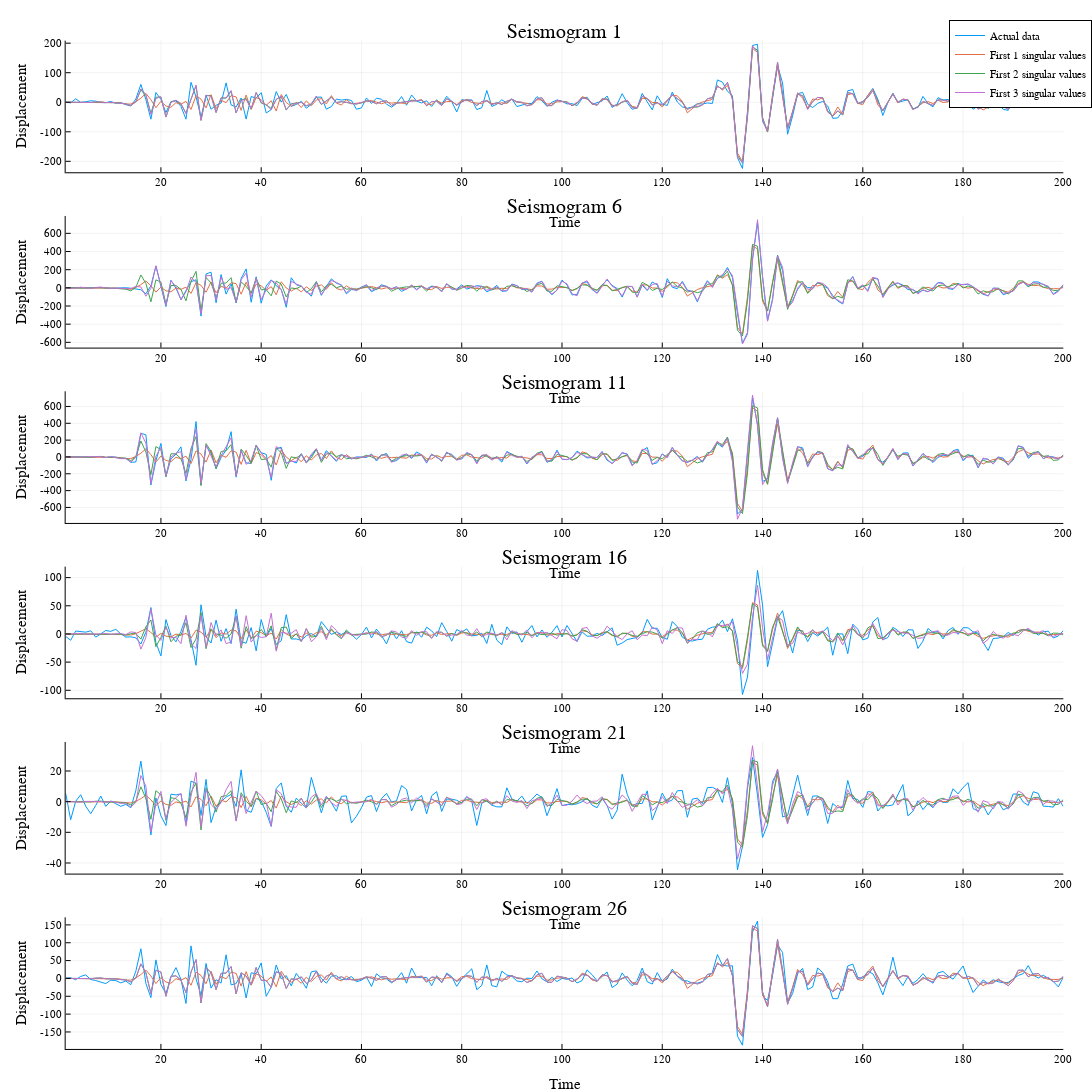

Notebook source saved alongside this figure:
### Markdown cell above
Now we'll plot various approximations together with the actual result. I've plotted them very large so that the differences in lines are more apparent.

### Code cell
# Just a custom type for storing U_p * S_p * V_p^T
struct ApproxMatrix
    mat::Matrix
    p::Int # First p singular values used to make mat
end

"""
Generate an approximation of the seismogram matrix using the first p singular values
"""
function approximateMatrix(U::Matrix, S::Vector, Vt::Matrix, p::Integer)::ApproxMatrix
    # Truncate component matrices
    Up = U[:,1:p]
    Sp = S[1:p] 
    Vtp = Vt[1:p,:]
    # Save as our custom type
    ApproxMatrix(Up*diagm(Sp)*Vtp, p)
end


"""
Plot a single seismogram (matrix row) with actual value and several p values.
"""
function plotSeismogram(row::Int, actualMatrix::Matrix, approxMatrices::Vector{ApproxMatrix})::Plots.Plot
    actual = actualMatrix[row,:]
    fig = plot(actual, title="Seismogram $row", xlabel="Time", ylabel="Displacement", label="Actual data", xticks=:native)
    for approx in approxMatrices
        plot!(approx.mat[row,:], label="First $(approx.p) singular values")
    end
    return fig
end


# Each element p in this list causes an approximation to be generated with the first p singular values
pValues = [1,2,3]

approxMatrices = approximateMatrix.(Ref(U), Ref(S), Ref(Vt), pValues) # refs mean only pValues is broadcast

plotRange = 1:5:30 # row indicies of the seismograms to display

figures = plotSeismogram.(plotRange, Ref(seismograms), Ref(approxMatrices))
for i in 2:6
    for j in 1:4
        figures[i][1][j][:label] = ""
    end
end
plt = plot(figures..., layout=(6, 1), size=(1500, 3000), margin=10mm)

#display(plt)

### Figure 1 — Plotly figure (JSON) as saved in the notebook; plotly's stock layout.template omitted (floating-point values rounded to 4 significant figures; data arrays with more than 128 entries replaced by an {"elided": "..."} marker saying what was removed)
{"data": [{"xaxis": "x1", "colorbar": {"title": ""}, "yaxis": "y1", "x": {"elided": "200 int values"}, "showlegend": true, "mode": "lines", "name": "Actual data", "zmin": null, "legendgroup": "Actual data", "zmax": null, "line": {"color": "rgba(0, 154, 250, 1.000)", "shape": "linear", "dash": "solid", "width": 1}, "y": {"elided": "200 float values"}, "type": "scatter"}, {"xaxis": "x1", "colorbar": {"title": ""}, "yaxis": "y1", "x": {"elided": "200 int values"}, "showlegend": true, "mode": "lines", "name": "First 1 singular values", "zmin": null, "legendgroup": "First 1 singular values", "zmax": null, "line": {"color": "rgba(227, 111, 71, 1.000)", "shape": "linear", "dash": "solid", "width": 1}, "y": {"elided": "200 float values"}, "type": "scatter"}, {"xaxis": "x1", "colorbar": {"title": ""}, "yaxis": "y1", "x": {"elided": "200 int values"}, "showlegend": true, "mode": "lines", "name": "First 2 singular values", "zmin": null, "legendgroup": "First 2 singular values", "zmax": null, "line": {"color": "rgba(62, 164, 78, 1.000)", "shape": "linear", "dash": "solid", "width": 1}, "y": {"elided": "200 float values"}, "type": "scatter"}, {"xaxis": "x1", "colorbar": {"title": ""}, "yaxis": "y1", "x": {"elided": "200 int values"}, "showlegend": true, "mode": "lines", "name": "First 3 singular values", "zmin": null, "legendgroup": "First 3 singular values", "zmax": null, "line": {"color": "rgba(195, 113, 210, 1.000)", "shape": "linear", "dash": "solid", "width": 1}, "y": {"elided": "200 float values"}, "type": "scatter"}, {"xaxis": "x2", "colorbar": {"title": ""}, "yaxis": "y2", "x": {"elided": "200 int values"}, "showlegend": false, "mode": "lines", "name": "", "zmin": null, "legendgroup": "", "zmax": null, "line": {"color": "rgba(0, 154, 250, 1.000)", "shape": "linear", "dash": "solid", "width": 1}, "y": {"elided": "200 float values"}, "type": "scatter"}, {"xaxis": "x2", "colorbar": {"title": ""}, "yaxis": "y2", "x": {"elided": "200 int values"}, "showlegend": false, "mode": "lines", "name": "", "zmin": null, "legendgroup": "", "zmax": null, "line": {"color": "rgba(227, 111, 71, 1.000)", "shape": "linear", "dash": "solid", "width": 1}, "y": {"elided": "200 float values"}, "type": "scatter"}, {"xaxis": "x2", "colorbar": {"title": ""}, "yaxis": "y2", "x": {"elided": "200 int values"}, "showlegend": false, "mode": "lines", "name": "", "zmin": null, "legendgroup": "", "zmax": null, "line": {"color": "rgba(62, 164, 78, 1.000)", "shape": "linear", "dash": "solid", "width": 1}, "y": {"elided": "200 float values"}, "type": "scatter"}, {"xaxis": "x2", "colorbar": {"title": ""}, "yaxis": "y2", "x": {"elided": "200 int values"}, "showlegend": false, "mode": "lines", "name": "", "zmin": null, "legendgroup": "", "zmax": null, "line": {"color": "rgba(195, 113, 210, 1.000)", "shape": "linear", "dash": "solid", "width": 1}, "y": {"elided": "200 float values"}, "type": "scatter"}, {"xaxis": "x3", "colorbar": {"title": ""}, "yaxis": "y3", "x": {"elided": "200 int values"}, "showlegend": false, "mode": "lines", "name": "", "zmin": null, "legendgroup": "", "zmax": null, "line": {"color": "rgba(0, 154, 250, 1.000)", "shape": "linear", "dash": "solid", "width": 1}, "y": {"elided": "200 float values"}, "type": "scatter"}, {"xaxis": "x3", "colorbar": {"title": ""}, "yaxis": "y3", "x": {"elided": "200 int values"}, "showlegend": false, "mode": "lines", "name": "", "zmin": null, "legendgroup": "", "zmax": null, "line": {"color": "rgba(227, 111, 71, 1.000)", "shape": "linear", "dash": "solid", "width": 1}, "y": {"elided": "200 float values"}, "type": "scatter"}, {"xaxis": "x3", "colorbar": {"title": ""}, "yaxis": "y3", "x": {"elided": "200 int values"}, "showlegend": false, "mode": "lines", "name": "", "zmin": null, "legendgroup": "", "zmax": null, "line": {"color": "rgba(62, 164, 78, 1.000)", "shape": "linear", "dash": "solid", "width": 1}, "y": {"elided": "200 float values"}, "type": "scatter"}, {"xaxis": "x3", "colorbar": {"title": ""}, "yaxis": "y3", "x": {"elided": "200 int values"}, "showlegend": false, "mode": "lines", "name": "", "zmin": null, "legendgroup": "", "zmax": null, "line": {"color": "rgba(195, 113, 210, 1.000)", "shape": "linear", "dash": "solid", "width": 1}, "y": {"elided": "200 float values"}, "type": "scatter"}, {"xaxis": "x4", "colorbar": {"title": ""}, "yaxis": "y4", "x": {"elided": "200 int values"}, "showlegend": false, "mode": "lines", "name": "", "zmin": null, "legendgroup": "", "zmax": null, "line": {"color": "rgba(0, 154, 250, 1.000)", "shape": "linear", "dash": "solid", "width": 1}, "y": {"elided": "200 float values"}, "type": "scatter"}, {"xaxis": "x4", "colorbar": {"title": ""}, "yaxis": "y4", "x": {"elided": "200 int values"}, "showlegend": false, "mode": "lines", "name": "", "zmin": null, "legendgroup": "", "zmax": null, "line": {"color": "rgba(227, 111, 71, 1.000)", "shape": "linear", "dash": "solid", "width": 1}, "y": {"elided": "200 float values"}, "type": "scatter"}, {"xaxis": "x4", "colorbar": {"title": ""}, "yaxis": "y4", "x": {"elided": "200 int values"}, "showlegend": false, "mode": "lines", "name": "", "zmin": null, "legendgroup": "", "zmax": null, "line": {"color": "rgba(62, 164, 78, 1.000)", "shape": "linear", "dash": "solid", "width": 1}, "y": {"elided": "200 float values"}, "type": "scatter"}, {"xaxis": "x4", "colorbar": {"title": ""}, "yaxis": "y4", "x": {"elided": "200 int values"}, "showlegend": false, "mode": "lines", "name": "", "zmin": null, "legendgroup": "", "zmax": null, "line": {"color": "rgba(195, 113, 210, 1.000)", "shape": "linear", "dash": "solid", "width": 1}, "y": {"elided": "200 float values"}, "type": "scatter"}, {"xaxis": "x5", "colorbar": {"title": ""}, "yaxis": "y5", "x": {"elided": "200 int values"}, "showlegend": false, "mode": "lines", "name": "", "zmin": null, "legendgroup": "", "zmax": null, "line": {"color": "rgba(0, 154, 250, 1.000)", "shape": "linear", "dash": "solid", "width": 1}, "y": {"elided": "200 float values"}, "type": "scatter"}, {"xaxis": "x5", "colorbar": {"title": ""}, "yaxis": "y5", "x": {"elided": "200 int values"}, "showlegend": false, "mode": "lines", "name": "", "zmin": null, "legendgroup": "", "zmax": null, "line": {"color": "rgba(227, 111, 71, 1.000)", "shape": "linear", "dash": "solid", "width": 1}, "y": {"elided": "200 float values"}, "type": "scatter"}, {"xaxis": "x5", "colorbar": {"title": ""}, "yaxis": "y5", "x": {"elided": "200 int values"}, "showlegend": false, "mode": "lines", "name": "", "zmin": null, "legendgroup": "", "zmax": null, "line": {"color": "rgba(62, 164, 78, 1.000)", "shape": "linear", "dash": "solid", "width": 1}, "y": {"elided": "200 float values"}, "type": "scatter"}, {"xaxis": "x5", "colorbar": {"title": ""}, "yaxis": "y5", "x": {"elided": "200 int values"}, "showlegend": false, "mode": "lines", "name": "", "zmin": null, "legendgroup": "", "zmax": null, "line": {"color": "rgba(195, 113, 210, 1.000)", "shape": "linear", "dash": "solid", "width": 1}, "y": {"elided": "200 float values"}, "type": "scatter"}, {"xaxis": "x6", "colorbar": {"title": ""}, "yaxis": "y6", "x": {"elided": "200 int values"}, "showlegend": false, "mode": "lines", "name": "", "zmin": null, "legendgroup": "", "zmax": null, "line": {"color": "rgba(0, 154, 250, 1.000)", "shape": "linear", "dash": "solid", "width": 1}, "y": {"elided": "200 float values"}, "type": "scatter"}, {"xaxis": "x6", "colorbar": {"title": ""}, "yaxis": "y6", "x": {"elided": "200 int values"}, "showlegend": false, "mode": "lines", "name": "", "zmin": null, "legendgroup": "", "zmax": null, "line": {"color": "rgba(227, 111, 71, 1.000)", "shape": "linear", "dash": "solid", "width": 1}, "y": {"elided": "200 float values"}, "type": "scatter"}, {"xaxis": "x6", "colorbar": {"title": ""}, "yaxis": "y6", "x": {"elided": "200 int values"}, "showlegend": false, "mode": "lines", "name": "", "zmin": null, "legendgroup": "", "zmax": null, "line": {"color": "rgba(62, 164, 78, 1.000)", "shape": "linear", "dash": "solid", "width": 1}, "y": {"elided": "200 float values"}, "type": "scatter"}, {"xaxis": "x6", "colorbar": {"title": ""}, "yaxis": "y6", "x": {"elided": "200 int values"}, "showlegend": false, "mode": "lines", "name": "", "zmin": null, "legendgroup": "", "zmax": null, "line": {"color": "rgba(195, 113, 210, 1.000)", "shape": "linear", "dash": "solid", "width": 1}, "y": {"elided": "200 float values"}, "type": "scatter"}], "layout": {"showlegend": true, "paper_bgcolor": "rgba(255, 255, 255, 1.000)", "xaxis1": {"tickangle": 0, "showline": true, "gridcolor": "rgba(0, 0, 0, 0.100)", "showticklabels": true, "gridwidth": 0.5, "titlefont": {"color": "rgba(0, 0, 0, 1.000)", "family": "sans-serif", "size": 15}, "visible": true, "ticks": "inside", "domain": [0.06014, 0.9738], "tickcolor": "rgb(0, 0, 0)", "linecolor": "rgba(0, 0, 0, 1.000)", "showgrid": true, "zeroline": false, "type": "-", "tickfont": {"color": "rgba(0, 0, 0, 1.000)", "family": "sans-serif", "size": 11}, "title": "Time", "zerolinecolor": "rgba(0, 0, 0, 1.000)", "mirror": false, "anchor": "y1"}, "legend": {"yanchor": "auto", "xanchor": "auto", "bordercolor": "rgba(0, 0, 0, 1.000)", "bgcolor": "rgba(255, 255, 255, 1.000)", "borderwidth": 1, "tracegroupgap": 0, "y": 1, "font": {"color": "rgba(0, 0, 0, 1.000)", "family": "sans-serif", "size": 11}, "title": {"font": {"color": "rgba(0, 0, 0, 1.000)", "family": "sans-serif", "size": 15}, "text": ""}, "traceorder": "normal", "x": 1}, "height": 3000, "yaxis4": {"showticklabels": true, "gridwidth": 0.5, "tickvals": [-100, -50, 0, 50, 100], "range": [-114.2, 119.5], "domain": [0.3553, 0.4804], "mirror": false, "tickangle": 0, "showline": true, "ticktext": ["-100", "-50", "0", "50", "100"], "zeroline": false, "tickfont": {"color": "rgba(0, 0, 0, 1.000)", "family": "sans-serif", "size": 11}, "zerolinecolor": "rgba(0, 0, 0, 1.000)", "anchor": "x4", "visible": true, "ticks": "inside", "tickmode": "array", "linecolor": "rgba(0, 0, 0, 1.000)", "showgrid": true, "title": "Displacement", "gridcolor": "rgba(0, 0, 0, 0.100)", "titlefont": {"color": "rgba(0, 0, 0, 1.000)", "family": "sans-serif", "size": 15}, "tickcolor": "rgb(0, 0, 0)", "type": "-"}, "yaxis2": {"showticklabels": true, "gridwidth": 0.5, "tickvals": [-600, -400, -200, 0, 200, 400, 600], "range": [-658.1, 791.6], "domain": [0.6886, 0.8137], "mirror": false, "tickangle": 0, "showline": true, "ticktext": ["-600", "-400", "-200", "0", "200", "400", "600"], "zeroline": false, "tickfont": {"color": "rgba(0, 0, 0, 1.000)", "family": "sans-serif", "size": 11}, "zerolinecolor": "rgba(0, 0, 0, 1.000)", "anchor": "x2", "visible": true, "ticks": "inside", "tickmode": "array", "linecolor": "rgba(0, 0, 0, 1.000)", "showgrid": true, "title": "Displacement", "gridcolor": "rgba(0, 0, 0, 0.100)", "titlefont": {"color": "rgba(0, 0, 0, 1.000)", "family": "sans-serif", "size": 15}, "tickcolor": "rgb(0, 0, 0)", "type": "-"}, "xaxis3": {"tickangle": 0, "showline": true, "gridcolor": "rgba(0, 0, 0, 0.100)", "showticklabels": true, "gridwidth": 0.5, "titlefont": {"color": "rgba(0, 0, 0, 1.000)", "family": "sans-serif", "size": 15}, "visible": true, "ticks": "inside", "domain": [0.06014, 0.9738], "tickcolor": "rgb(0, 0, 0)", "linecolor": "rgba(0, 0, 0, 1.000)", "showgrid": true, "zeroline": false, "type": "-", "tickfont": {"color": "rgba(0, 0, 0, 1.000)", "family": "sans-serif", "size": 11}, "title": "Time", "zerolinecolor": "rgba(0, 0, 0, 1.000)", "mirror": false, "anchor": "y3"}, "yaxis3": {"showticklabels": true, "gridwidth": 0.5, "tickvals": [-600, -400, -200, 0, 200, 400, 600], "range": [-784.2, 780.3], "domain": [0.5219, 0.6471], "mirror": false, "tickangle": 0, "showline": true, "ticktext": ["-600", "-400", "-200", "0", "200", "400", "600"], "zeroline": false, "tickfont": {"color": "rgba(0, 0, 0, 1.000)", "family": "sans-serif", "size": 11}, "zerolinecolor": "rgba(0, 0, 0, 1.000)", "anchor": "x3", "visible": true, "ticks": "inside", "tickmode": "array", "linecolor": "rgba(0, 0, 0, 1.000)", "showgrid": true, "title": "Displacement", "gridcolor": "rgba(0, 0, 0, 0.100)", "titlefont": {"color": "rgba(0, 0, 0, 1.000)", "family": "sans-serif", "size": 15}, "tickcolor": "rgb(0, 0, 0)", "type": "-"}, "yaxis5": {"showticklabels": true, "gridwidth": 0.5, "tickvals": [-40, -20, 0, 20], "range": [-46.92, 38.93], "domain": [0.1886, 0.3137], "mirror": false, "tickangle": 0, "showline": true, "ticktext": ["-40", "-20", "0", "20"], "zeroline": false, "tickfont": {"color": "rgba(0, 0, 0, 1.000)", "family": "sans-serif", "size": 11}, "zerolinecolor": "rgba(0, 0, 0, 1.000)", "anchor": "x5", "visible": true, "ticks": "inside", "tickmode": "array", "linecolor": "rgba(0, 0, 0, 1.000)", "showgrid": true, "title": "Displacement", "gridcolor": "rgba(0, 0, 0, 0.100)", "titlefont": {"color": "rgba(0, 0, 0, 1.000)", "family": "sans-serif", "size": 15}, "tickcolor": "rgb(0, 0, 0)", "type": "-"}, "xaxis4": {"tickangle": 0, "showline": true, "gridcolor": "rgba(0, 0, 0, 0.100)", "showticklabels": true, "gridwidth": 0.5, "titlefont": {"color": "rgba(0, 0, 0, 1.000)", "family": "sans-serif", "size": 15}, "visible": true, "ticks": "inside", "domain": [0.06014, 0.9738], "tickcolor": "rgb(0, 0, 0)", "linecolor": "rgba(0, 0, 0, 1.000)", "showgrid": true, "zeroline": false, "type": "-", "tickfont": {"color": "rgba(0, 0, 0, 1.000)", "family": "sans-serif", "size": 11}, "title": "Time", "zerolinecolor": "rgba(0, 0, 0, 1.000)", "mirror": false, "anchor": "y4"}, "yaxis1": {"showticklabels": true, "gridwidth": 0.5, "tickvals": [-200, -100, 0, 100, 200], "range": [-237.1, 208.6], "domain": [0.8553, 0.9804], "mirror": false, "tickangle": 0, "showline": true, "ticktext": ["-200", "-100", "0", "100", "200"], "zeroline": false, "tickfont": {"color": "rgba(0, 0, 0, 1.000)", "family": "sans-serif", "size": 11}, "zerolinecolor": "rgba(0, 0, 0, 1.000)", "anchor": "x1", "visible": true, "ticks": "inside", "tickmode": "array", "linecolor": "rgba(0, 0, 0, 1.000)", "showgrid": true, "title": "Displacement", "gridcolor": "rgba(0, 0, 0, 0.100)", "titlefont": {"color": "rgba(0, 0, 0, 1.000)", "family": "sans-serif", "size": 15}, "tickcolor": "rgb(0, 0, 0)", "type": "-"}, "annotations": [{"yanchor": "top", "xanchor": "center", "rotation": 0, "y": 1, "font": {"color": "rgba(0, 0, 0, 1.000)", "family": "sans-serif", "size": 20}, "yref": "paper", "showarrow": false, "text": "Seismogram 1", "xref": "paper", "x": 0.5169}, {"yanchor": "top", "xanchor": "center", "rotation": 0, "y": 0.8333, "font": {"color": "rgba(0, 0, 0, 1.000)", "family": "sans-serif", "size": 20}, "yref": "paper", "showarrow": false, "text": "Seismogram 6", "xref": "paper", "x": 0.5169}, {"yanchor": "top", "xanchor": "center", "rotation": 0, "y": 0.6667, "font": {"color": "rgba(0, 0, 0, 1.000)", "family": "sans-serif", "size": 20}, "yref": "paper", "showarrow": false, "text": "Seismogram 11", "xref": "paper", "x": 0.5169}, {"yanchor": "top", "xanchor": "center", "rotation": 0, "y": 0.5, "font": {"color": "rgba(0, 0, 0, 1.000)", "family": "sans-serif", "size": 20}, "yref": "paper", "showarrow": false, "text": "Seismogram 16", "xref": "paper", "x": 0.5169}, {"yanchor": "top", "xanchor": "center", "rotation": 0, "y": 0.3333, "font": {"color": "rgba(0, 0, 0, 1.000)", "family": "sans-serif", "size": 20}, "yref": "paper", "showarrow": false, "text": "Seismogram 21", "xref": "paper", "x": 0.5169}, {"yanchor": "top", "xanchor": "center", "rotation": 0, "y": 0.1667, "font": {"color": "rgba(0, 0, 0, 1.000)", "family": "sans-serif", "size": 20}, "yref": "paper", "showarrow": false, "text": "Seismogram 26", "xref": "paper", "x": 0.5169}], "yaxis6": {"showticklabels": true, "gridwidth": 0.5, "tickvals": [-150, -100, -50, 0, 50, 100, 150], "range": [-197.6, 171.3], "domain": [0.02192, 0.1471], "mirror": false, "tickangle": 0, "showline": true, "ticktext": ["-150", "-100", "-50", "0", "50", "100", "150"], "zeroline": false, "tickfont": {"color": "rgba(0, 0, 0, 1.000)", "family": "sans-serif", "size": 11}, "zerolinecolor": "rgba(0, 0, 0, 1.000)", "anchor": "x6", "visible": true, "ticks": "inside", "tickmode": "array", "linecolor": "rgba(0, 0, 0, 1.000)", "showgrid": true, "title": "Displacement", "gridcolor": "rgba(0, 0, 0, 0.100)", "titlefont": {"color": "rgba(0, 0, 0, 1.000)", "family": "sans-serif", "size": 15}, "tickcolor": "rgb(0, 0, 0)", "type": "-"}, "plot_bgcolor": "rgba(255, 255, 255, 1.000)", "xaxis2": {"tickangle": 0, "showline": true, "gridcolor": "rgba(0, 0, 0, 0.100)", "showticklabels": true, "gridwidth": 0.5, "titlefont": {"color": "rgba(0, 0, 0, 1.000)", "family": "sans-serif", "size": 15}, "visible": true, "ticks": "inside", "domain": [0.06014, 0.9738], "tickcolor": "rgb(0, 0, 0)", "linecolor": "rgba(0, 0, 0, 1.000)", "showgrid": true, "zeroline": false, "type": "-", "tickfont": {"color": "rgba(0, 0, 0, 1.000)", "family": "sans-serif", "size": 11}, "title": "Time", "zerolinecolor": "rgba(0, 0, 0, 1.000)", "mirror": false, "anchor": "y2"}, "xaxis6": {"tickangle": 0, "showline": true, "gridcolor": "rgba(0, 0, 0, 0.100)", "showticklabels": true, "gridwidth": 0.5, "titlefont": {"color": "rgba(0, 0, 0, 1.000)", "family": "sans-serif", "size": 15}, "visible": true, "ticks": "inside", "domain": [0.06014, 0.9738], "tickcolor": "rgb(0, 0, 0)", "linecolor": "rgba(0, 0, 0, 1.000)", "showgrid": true, "zeroline": false, "type": "-", "tickfont": {"color": "rgba(0, 0, 0, 1.000)", "family": "sans-serif", "size": 11}, "title": "Time", "zerolinecolor": "rgba(0, 0, 0, 1.000)", "mirror": false, "anchor": "y6"}, "margin": {"l": 0, "b": 20, "r": 0, "t": 20}, "xaxis5": {"tickangle": 0, "showline": true, "gridcolor": "rgba(0, 0, 0, 0.100)", "showticklabels": true, "gridwidth": 0.5, "titlefont": {"color": "rgba(0, 0, 0, 1.000)", "family": "sans-serif", "size": 15}, "visible": true, "ticks": "inside", "domain": [0.06014, 0.9738], "tickcolor": "rgb(0, 0, 0)", "linecolor": "rgba(0, 0, 0, 1.000)", "showgrid": true, "zeroline": false, "type": "-", "tickfont": {"color": "rgba(0, 0, 0, 1.000)", "family": "sans-serif", "size": 11}, "title": "Time", "zerolinecolor": "rgba(0, 0, 0, 1.000)", "mirror": false, "anchor": "y5"}, "width": 1500}}
